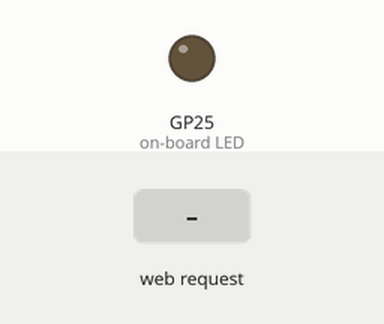
Recording of a program running on a simulated Raspberry Pi Pico running MicroPython. Parts: output pins drawn as LEDs (lit = HIGH). Inputs (shaded band) come from the test bench. WiFi joins after 1.5 s; values from a settings file that is not in the repository are placeholders; what the program prints to the serial console is not drawn.

Above: at 3.2 s.
3.3 s: HTTP request GET /lighton? received
At 4.5 s:
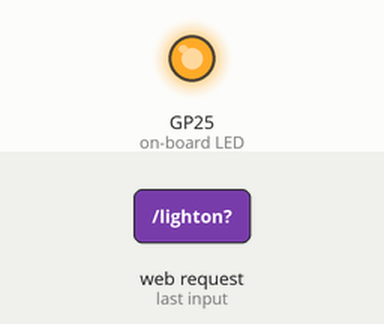
4.8 s: HTTP request GET /lightoff? received
At 5.7 s:
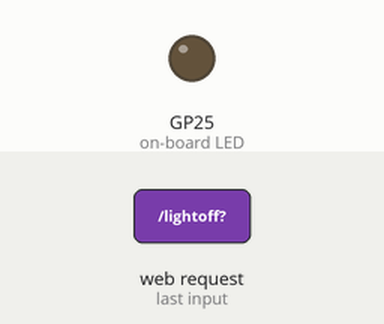
Timing chart, 0 to 7.8 s (numbered marks = the images above; inputs shaded):
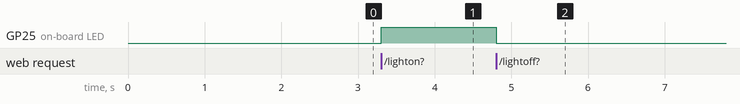

The program:

dht22_webpage.py
```python
import machine
import socket
import math
import utime as time

from machine import Pin
from picozero import pico_temp_sensor, pico_led
from secrets import *
from do_connect import *


#from dht_read import *

import dht

sensor = dht.DHT22(Pin(27))

def webpage(temperature, humidity, state):
    #Template HTML
    html = f"""
            <!DOCTYPE html>
            <html>
              <head>
                <style>
                  .block {{
                    display: block;
                    width: 100%;
                    border: none;
                    background-color: #04aa6d;
                    padding: 14px 28px;
                    font-size: 32px;
                    cursor: pointer;
                    text-align: center;
                  }}
                  .off {{
                    background-color: #d8d8d8;
                  }}
                  h1 {{
                    text-align: center;
                  }}
                </style>
              </head>
              <body>
                <form action="./lighton">
                  <input type="submit" value="Light on" class="block" />
                </form>
                <form action="./lightoff">
                  <input type="submit" value="Light off" class="block off" />
                </form>
                <h1>LED is {state}</h1>
                <h1>Temperature is {temperature}</h1>
                <h1>Humidity is {humidity}</h1>
              </body>
            </html>

            """
    return str(html)

def serve(connection):
    #Start a web server
    state = 'OFF'
    pico_led.off()
    #temperature
    #humidity
    while True:
        client = connection.accept()[0]
        request = client.recv(1024)
        request = str(request)
        try:
            request = request.split()[1]
        except IndexError:
            pass
        if request == '/lighton?':
            pico_led.on()
            state = 'ON'
        elif request =='/lightoff?':
            pico_led.off()
            state = 'OFF'

        #sensor.measure()
        #time.sleep(1)
        temperature = 0 #sensor.temperature()
        humidity = 0 #sensor.humidity()

        html = webpage(temperature, humidity, state)
        client.send('HTTP/1.0 200 OK\r\nContent-type: text/html\r\n\r\n')
        client.send(html)
        client.close()

def open_socket(ip):
    # Open a socket
    address = (ip, 80)
    connection = socket.socket()
    connection.setsockopt(socket.SOL_SOCKET, socket.SO_REUSEADDR, 1)
    connection.bind(address)
    connection.listen(1)
    print(connection)
    return(connection)


try:
    ip=do_connect()
    if ip is not None:
        connection=open_socket(ip)
        serve(connection)
except KeyboardInterrupt:
    machine.reset()
```

do_connect.py
```python
import network
import time
from secrets import *

def do_connect(ssid=secrets['ssid'],psk=secrets['password']):
    wlan = network.WLAN(network.STA_IF)
    wlan.active(True)
    wlan.connect(ssid, psk)

    # Wait for connect or fail
    wait = 10
    while wait > 0:
        if wlan.status() < 0 or wlan.status() >= 3:
            break
        wait -= 1
        print('waiting for connection...')
        time.sleep(1)

    # Handle connection error
    if wlan.status() != 3:
        raise RuntimeError('wifi connection failed')
    else:
        print('connected')
        ip=wlan.ifconfig()[0]
        print('network config: ', ip)
        return ip
```

Measured:
- after the input at 3.3 s, GP25 (on-board LED): LOW → HIGH at once
- after the input at 4.8 s, GP25 (on-board LED): HIGH → LOW at once
